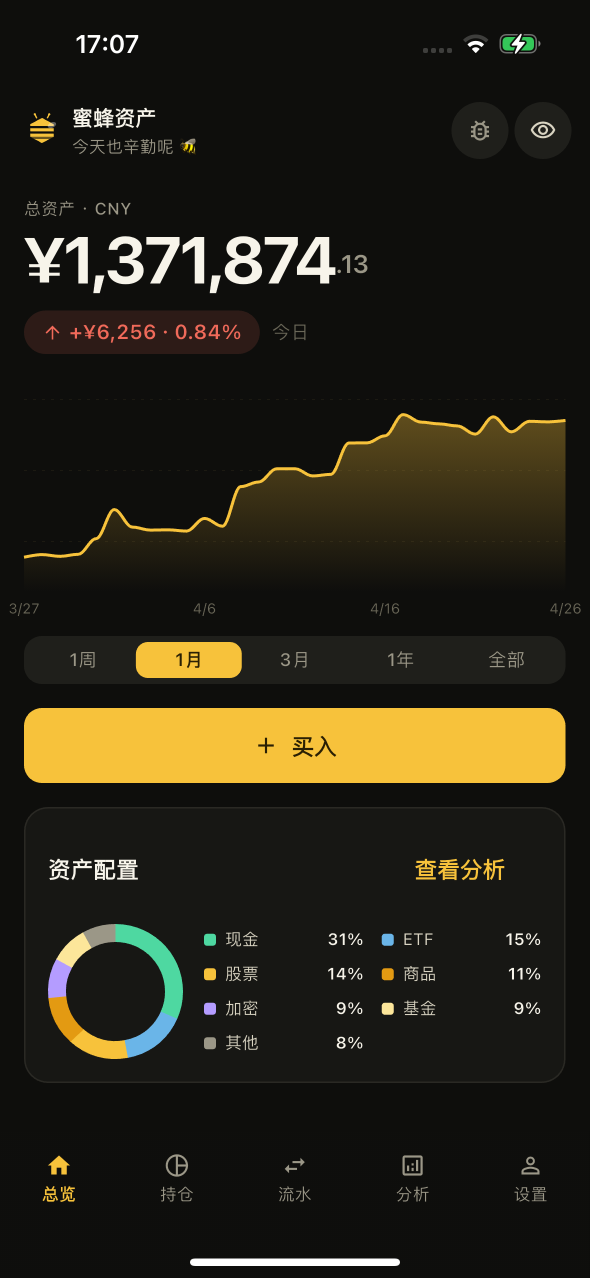
#> input picture assets/images/beeassets_dashboard.png, 1179 x 2556 px (shown at 1/2 size)
$ python gen_icons_from_image.py ../assets/images/beeassets_dashboard.png
#> lines starting #> are read from the running program, lines starting #| are printed output that depends on the picture
#!/usr/bin/env python3
"""从源 PNG 抠图生成全平台图标素材（透明背景）。

输入：用户提供的 PNG（近白底，主体居中）。
输出（全部 1024×1024 除非另注）：
  assets/icon/icon_master.png         - 透明背景主图（抠图后居中缩放）
  assets/icon/adaptive_foreground.png - Android adaptive 前景层（透明，内容缩至 60% 留 safe zone）
  assets/icon/adaptive_monochrome.png - Android 13+ themed icon 单色层（黑色 + alpha 蒙版）
  assets/icon/launcher_legacy.png     - Android legacy 启动图标（透明）
  assets/logo2.png                    - 海报/splash 用 logo（透明，1024×1024）
  assets/logo_216.png                 - 216×216
  assets/logo_512.png                 - 512×512
  ios/Runner/Assets.xcassets/AppIcon.appiconset/*.png - iOS AppIcon（白底合成，iOS 不支持 alpha）

用法：
  python scripts/gen_icons_from_image.py <源图.png>

之后运行：
  dart run flutter_launcher_icons   # 用 adaptive_* / launcher_legacy 生成 Android 各密度图标
  # iOS 图标已由本脚本直接生成（gen_ios_icons.py 的逻辑已内嵌）
"""

import sys
from collections import deque
from pathlib import Path

from PIL import Image, ImageFilter

ROOT = Path(__file__).resolve().parent.parent
ICON_DIR = ROOT / "assets" / "icon"
ASSETS_DIR = ROOT / "assets"
IOS_DIR = ROOT / "ios" / "Runner" / "Assets.xcassets" / "AppIcon.appiconset"

# 背景抠除参数
BG_TOLERANCE = 32  # 颜色距离容差（曼哈顿距离 / 3）
EDGE_FEATHER = 1   # 边缘羽化半径（像素）

# 画布尺寸
MASTER_SIZE = 1024
ADAPTIVE_CONTENT_RATIO = 0.60  # adaptive 前景内容占比（留 safe zone）


def _average_corner_color(pixels, w, h):
    """取 4 个角像素的平均色作为背景色估计。"""
    r = (pixels[0, 0][0] + pixels[w - 1, 0][0] + pixels[0, h - 1][0] + pixels[w - 1, h - 1][0]) // 4
    g = (pixels[0, 0][1] + pixels[w - 1, 0][1] + pixels[0, h - 1][1] + pixels[w - 1, h - 1][1]) // 4
    b = (pixels[0, 0][2] + pixels[w - 1, 0][2] + pixels[0, h - 1][2] + pixels[w - 1, h - 1][2]) // 4
    return (r, g, b)


def _color_match(pixel, bg, tol):
    """曼哈顿距离 / 3 <= tol 视为背景色。"""
    return (abs(pixel[0] - bg[0]) + abs(pixel[1] - bg[1]) + abs(pixel[2] - bg[2])) / 3.0 <= tol


def remove_background(img, tol=BG_TOLERANCE):
    """从图像中移除近白背景：BFS flood-fill 从所有边界像素出发。

    仅移除与背景连通的像素，主体内部浅色区域不会被误删。
    返回 RGBA 图像，背景区 alpha=0。
    """
    img = img.convert("RGBA")
    w, h = img.size
    pixels = img.load()

    bg = _average_corner_color(pixels, w, h)

    visited = bytearray(w * h)  # 0=未访问，1=背景
    queue = deque()

    # 从四条边的所有像素播种（确保覆盖整圈背景）
    def seed(x, y):
        idx = y * w + x
        if not visited[idx] and _color_match(pixels[x, y], bg, tol):
            visited[idx] = 1
            queue.append((x, y))

    for x in range(w):
        seed(x, 0)
        seed(x, h - 1)
    for y in range(h):
        seed(0, y)
        seed(w - 1, y)

    # BFS 扩散
    while queue:
        x, y = queue.popleft()
        for dx, dy in ((-1, 0), (1, 0), (0, -1), (0, 1)):
            nx, ny = x + dx, y + dy
            if 0 <= nx < w and 0 <= ny < h:
                idx = ny * w + nx
                if not visited[idx] and _color_match(pixels[nx, ny], bg, tol):
                    visited[idx] = 1
                    queue.append((nx, ny))

    # 生成 alpha 通道
    alpha = Image.new("L", (w, h), 255)
    alpha_px = alpha.load()
    for y in range(h):
        row = y * w
        for x in range(w):
            if visited[row + x]:
                alpha_px[x, y] = 0

    # 边缘羽化（避免主体边缘出现锯齿状硬切）
    if EDGE_FEATHER > 0:
        alpha = alpha.filter(ImageFilter.GaussianBlur(radius=EDGE_FEATHER))

    out = img.copy()
    out.putalpha(alpha)
    return out


def crop_to_content(img):
    """裁剪到非透明内容的边界框。"""
    bbox = img.getbbox()
    return img.crop(bbox) if bbox else img


def fit_to_canvas(content, canvas_size, content_ratio):
    """把内容等比缩放到占画布 content_ratio 比例，居中放置到透明画布。"""
    cw, ch = content.size
    scale = (canvas_size * content_ratio) / float(max(cw, ch))
    new_w = max(1, int(round(cw * scale)))
    new_h = max(1, int(round(ch * scale)))
    content = content.resize((new_w, new_h), Image.LANCZOS)
    canvas = Image.new("RGBA", (canvas_size, canvas_size), (0, 0, 0, 0))
    offset = ((canvas_size - new_w) // 2, (canvas_size - new_h) // 2)
    canvas.alpha_composite(content, offset)
    return canvas


def make_adaptive_foreground(master):
    """Android adaptive 前景层：内容缩至 60%（留 safe zone），居中，透明背景。"""
    content = crop_to_content(master)
    return fit_to_canvas(content, MASTER_SIZE, ADAPTIVE_CONTENT_RATIO)


def make_monochrome(foreground):
    """Android 13+ themed icon 单色层：黑色像素 + alpha 蒙版。

    系统会自动着色，所以颜色不重要，只看 alpha 通道的形状。
    """
    alpha = foreground.getchannel("A")
    out = Image.new("RGBA", foreground.size, (0, 0, 0, 255))
    out.putalpha(alpha)
    return out


def make_ios_icons(master):
    """生成 iOS AppIcon 全套尺寸。

    iOS App Store 强制要求图标无 alpha 通道（不透明），
    故把透明主体合成到白底上，视觉上与透明版在白色背景上一致。
    """
    bg = Image.new("RGBA", master.size, (255, 255, 255, 255))
    composited = Image.alpha_composite(bg, master).convert("RGB")

    sizes = [
        ("Icon-App-1024x1024@1x.png", 1024),
        ("Icon-App-20x20@1x.png", 20),
        ("Icon-App-20x20@2x.png", 40),
        ("Icon-App-20x20@3x.png", 60),
        ("Icon-App-29x29@1x.png", 29),
        ("Icon-App-29x29@2x.png", 58),
        ("Icon-App-29x29@3x.png", 87),
        ("Icon-App-40x40@1x.png", 40),
        ("Icon-App-40x40@2x.png", 80),
        ("Icon-App-40x40@3x.png", 120),
        ("Icon-App-50x50@1x.png", 50),
        ("Icon-App-50x50@2x.png", 100),
        ("Icon-App-57x57@1x.png", 57),
        ("Icon-App-57x57@2x.png", 114),
        ("Icon-App-60x60@2x.png", 120),
        ("Icon-App-60x60@3x.png", 180),
        ("Icon-App-72x72@1x.png", 72),
        ("Icon-App-72x72@2x.png", 144),
        ("Icon-App-76x76@1x.png", 76),
        ("Icon-App-76x76@2x.png", 152),
        ("Icon-App-83.5x83.5@2x.png", 167),
    ]
    for name, size in sizes:
        out = composited.resize((size, size), Image.LANCZOS)
        out.save(IOS_DIR / name, "PNG")
        print(f"  iOS: {name} ({size}x{size})")


def main():
    if len(sys.argv) < 2:
        print("Usage: python scripts/gen_icons_from_image.py <source.png>")
        sys.exit(1)

    src_path = Path(sys.argv[1]).expanduser().resolve()
    if not src_path.exists():
        print(f"Source not found: {src_path}")
        sys.exit(1)

    ICON_DIR.mkdir(parents=True, exist_ok=True)
    IOS_DIR.mkdir(parents=True, exist_ok=True)

    print(f"[1/4] Loading source: {src_path}")
    src = Image.open(src_path).convert("RGBA")

    print("[2/4] Removing background (BFS flood-fill from borders)...")
    transparent = remove_background(src)
#> in remove_background, `bg = _average_corner_color(pixels, w, h)`: bg = (14, 14, 12)
#> in remove_background, `alpha = Image.new("L", (w, h), 255)`: alpha: PIL image 1179x2556 L; every value is 255
#> in remove_background, `alpha = alpha.filter(ImageFilter.GaussianBlur(radius=EDGE_FEATHER))`:
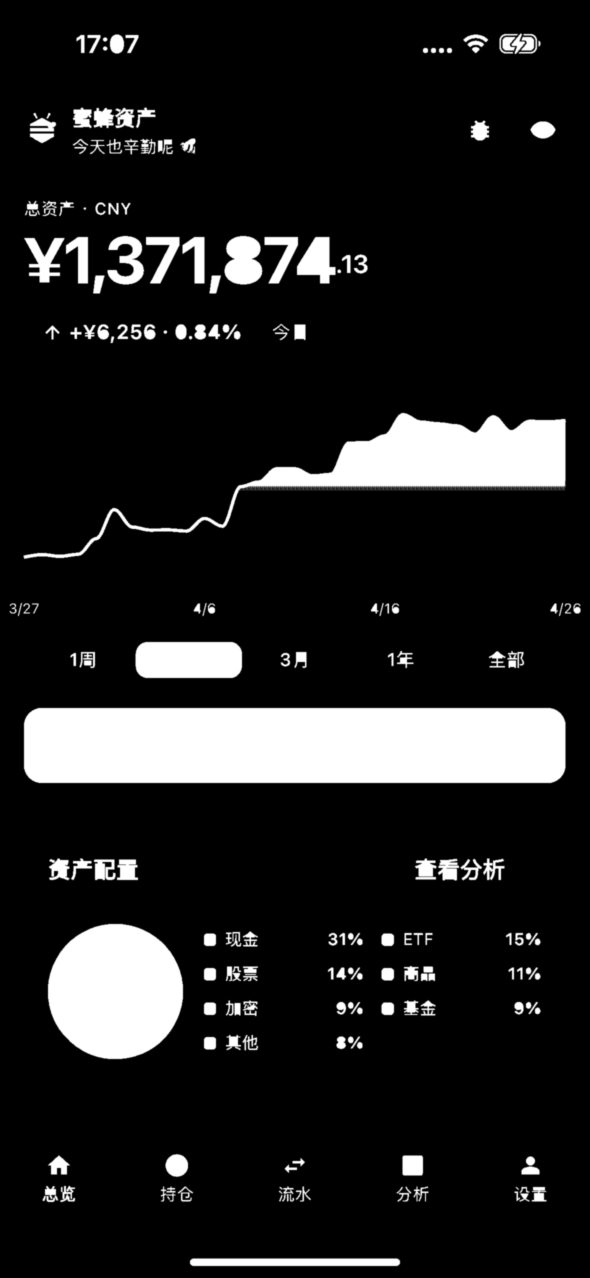
#> alpha: PIL image 1179x2556 L (shown at 1/2 size); min 0, max 255, mean 33.3
#> in remove_background, `out.putalpha(alpha)`:
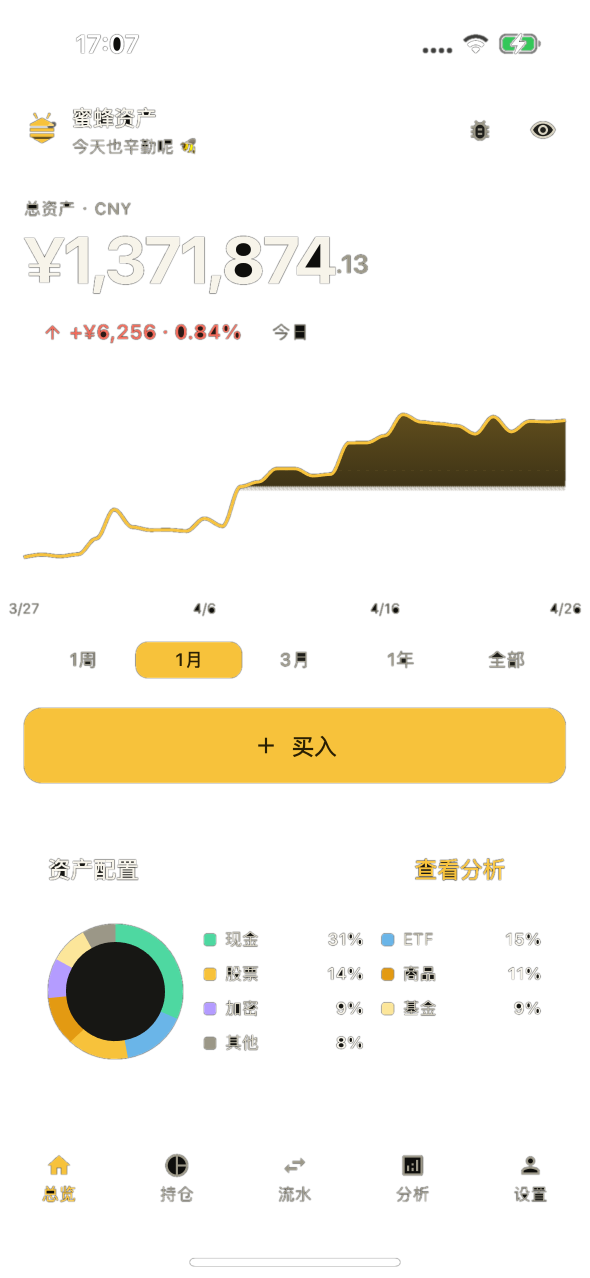
#> out: PIL image 1179x2556 RGBA (shown at 1/2 size); mean R, G, B, A 39.6, 35.7, 23, 33.3; transparent parts drawn white

    # 把主体裁剪到边界框，再等比缩放到 1024×1024 透明画布（主体居中、不裁切）
    content = crop_to_content(transparent)
#> in crop_to_content, `bbox = img.getbbox()`: bbox = (16, 64, 1164, 2535)
    master = Image.new("RGBA", (MASTER_SIZE, MASTER_SIZE), (0, 0, 0, 0))
#> master: PIL image 1024x1024 RGBA; every value is 0
    cw, ch = content.size
#> cw = 1148; ch = 2471
    # 主体充满画布的 88%（留少量边距，避免顶到边缘）
    scale = (MASTER_SIZE * 0.88) / float(max(cw, ch))
#> scale = 0.365
    new_w = max(1, int(round(cw * scale)))
#> new_w = 419
    new_h = max(1, int(round(ch * scale)))
#> new_h = 901
    content = content.resize((new_w, new_h), Image.LANCZOS)
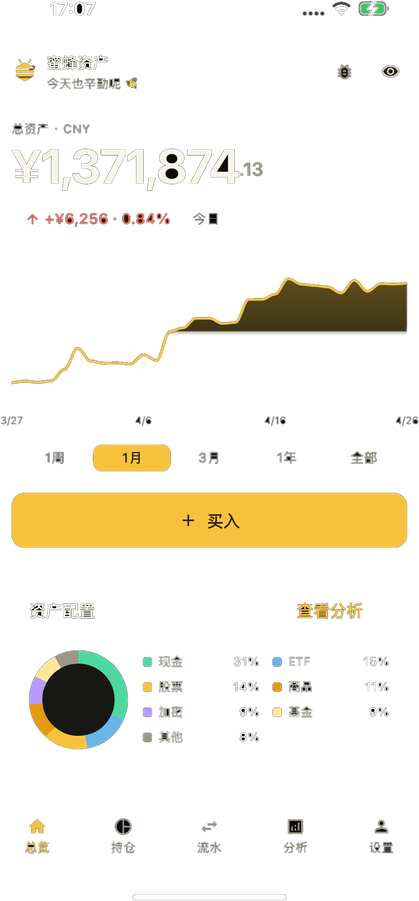
#> content: PIL image 419x901 RGBA; mean R, G, B, A 28.4, 24.5, 13.2, 35.4; transparent parts drawn white
    master.alpha_composite(content, ((MASTER_SIZE - new_w) // 2, (MASTER_SIZE - new_h) // 2))
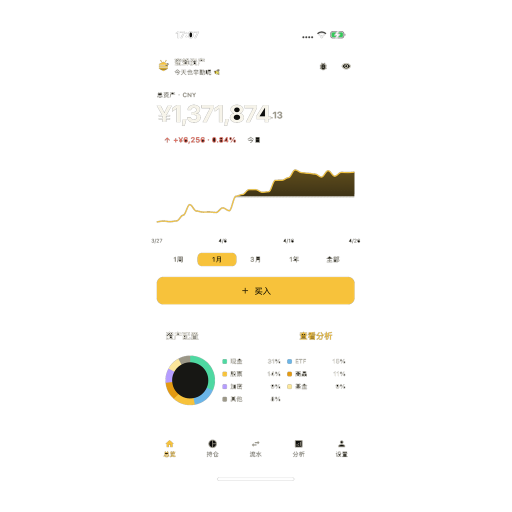
#> master: PIL image 1024x1024 RGBA (shown at 1/2 size); mean R, G, B, A 10.2, 8.8, 4.8, 12.7; transparent parts drawn white

    print("[3/4] Generating derived assets...")
    master.save(ICON_DIR / "icon_master.png")
    print(f"  ✓ icon_master.png ({MASTER_SIZE}x{MASTER_SIZE})")

    fg = make_adaptive_foreground(master)
#> in fit_to_canvas, `canvas.alpha_composite(content, offset)`:
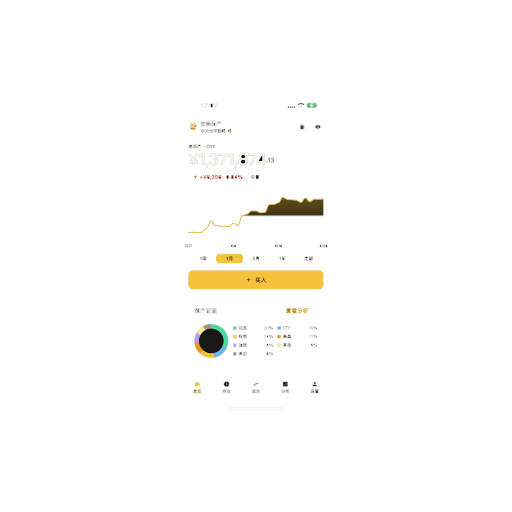
#> canvas: PIL image 1024x1024 RGBA (shown at 1/2 size); mean R, G, B, A 5.4, 4.7, 2.6, 5.9; transparent parts drawn white
    fg.save(ICON_DIR / "adaptive_foreground.png")
    print("  ✓ adaptive_foreground.png (transparent, content 60%)")

    # launcher_legacy 用透明背景（按用户要求）
    # 注意：flutter_launcher_icons 0.14.x 会用此图直接生成 mipmap-*/ic_launcher.png
    master.save(ICON_DIR / "launcher_legacy.png")
    print("  ✓ launcher_legacy.png (transparent)")

    mono = make_monochrome(fg)
#> in make_monochrome, `alpha = foreground.getchannel("A")`:
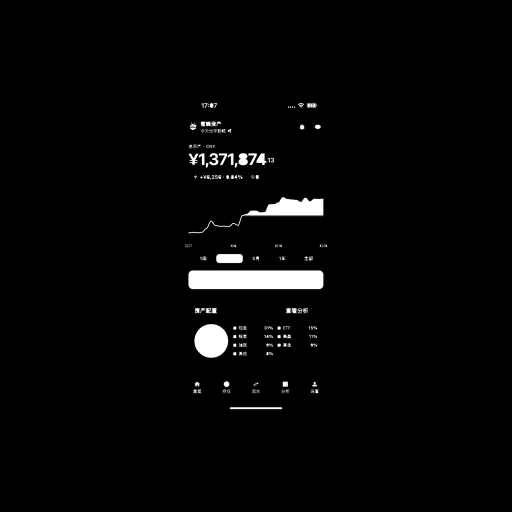
#> alpha: PIL image 1024x1024 L (shown at 1/2 size); min 0, max 255, mean 5.9
    mono.save(ICON_DIR / "adaptive_monochrome.png")
    print("  ✓ adaptive_monochrome.png (alpha mask)")

    # logo2 / logo_216 / logo_512：透明背景
    master.save(ASSETS_DIR / "logo2.png")
    print("  ✓ assets/logo2.png (1024x1024)")

    master.resize((216, 216), Image.LANCZOS).save(ASSETS_DIR / "logo_216.png")
    print("  ✓ assets/logo_216.png (216x216)")

    master.resize((512, 512), Image.LANCZOS).save(ASSETS_DIR / "logo_512.png")
    print("  ✓ assets/logo_512.png (512x512)")

    print("[4/4] Generating iOS AppIcon set (composited on white)...")
    make_ios_icons(master)
#> in make_ios_icons, `bg = Image.new("RGBA", master.size, (255, 255, 255, 255))`: bg: PIL image 1024x1024 RGBA; every value is 255
#> after the loop in make_ios_icons, `for name, size in sizes:`:
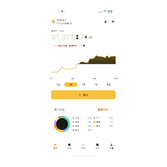
#> out: PIL image 167x167 RGB; mean R, G, B 251, 249.7, 245.9

    print("\n✓ Done. Next step:")
    print("  dart run flutter_launcher_icons   # regenerate Android mipmap/drawable icons")


if __name__ == "__main__":
    main()

$ run again, on assets/images/beeassets_holdings_en.png
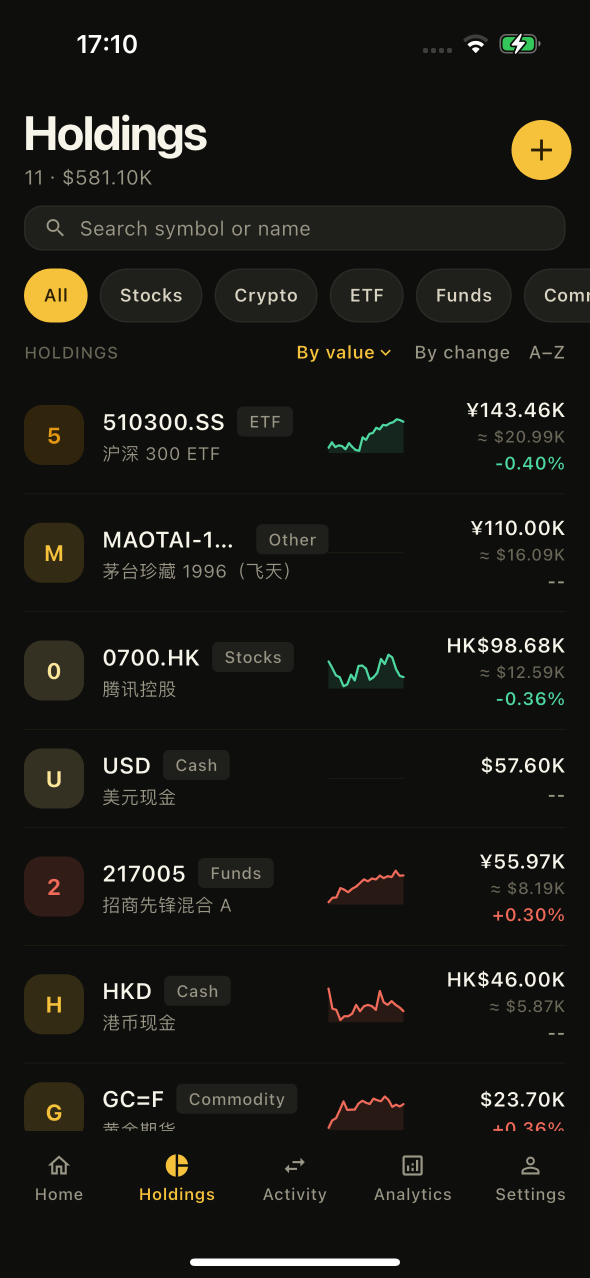
#> input picture assets/images/beeassets_holdings_en.png, 1179 x 2556 px (shown at 1/2 size)
#> in remove_background, `bg = _average_corner_color(pixels, w, h)`: bg = (14, 14, 12)
#> in remove_background, `out.putalpha(alpha)`:
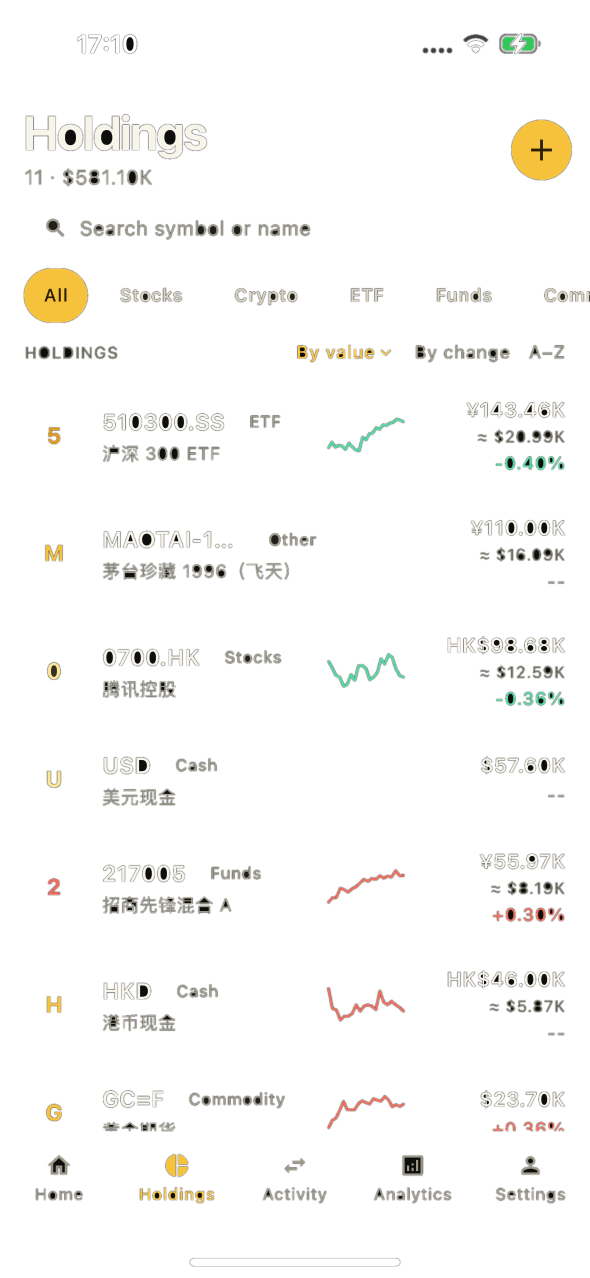
#> out: PIL image 1179x2556 RGBA (shown at 1/2 size); mean R, G, B, A 25, 24.1, 19.8, 13.9; transparent parts drawn white
#> bbox = (45, 64, 1179, 2535)
#> after the loop in make_ios_icons, `for name, size in sizes:`:
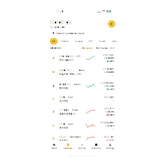
#> out: PIL image 167x167 RGB; mean R, G, B 252.8, 252.6, 251.9
